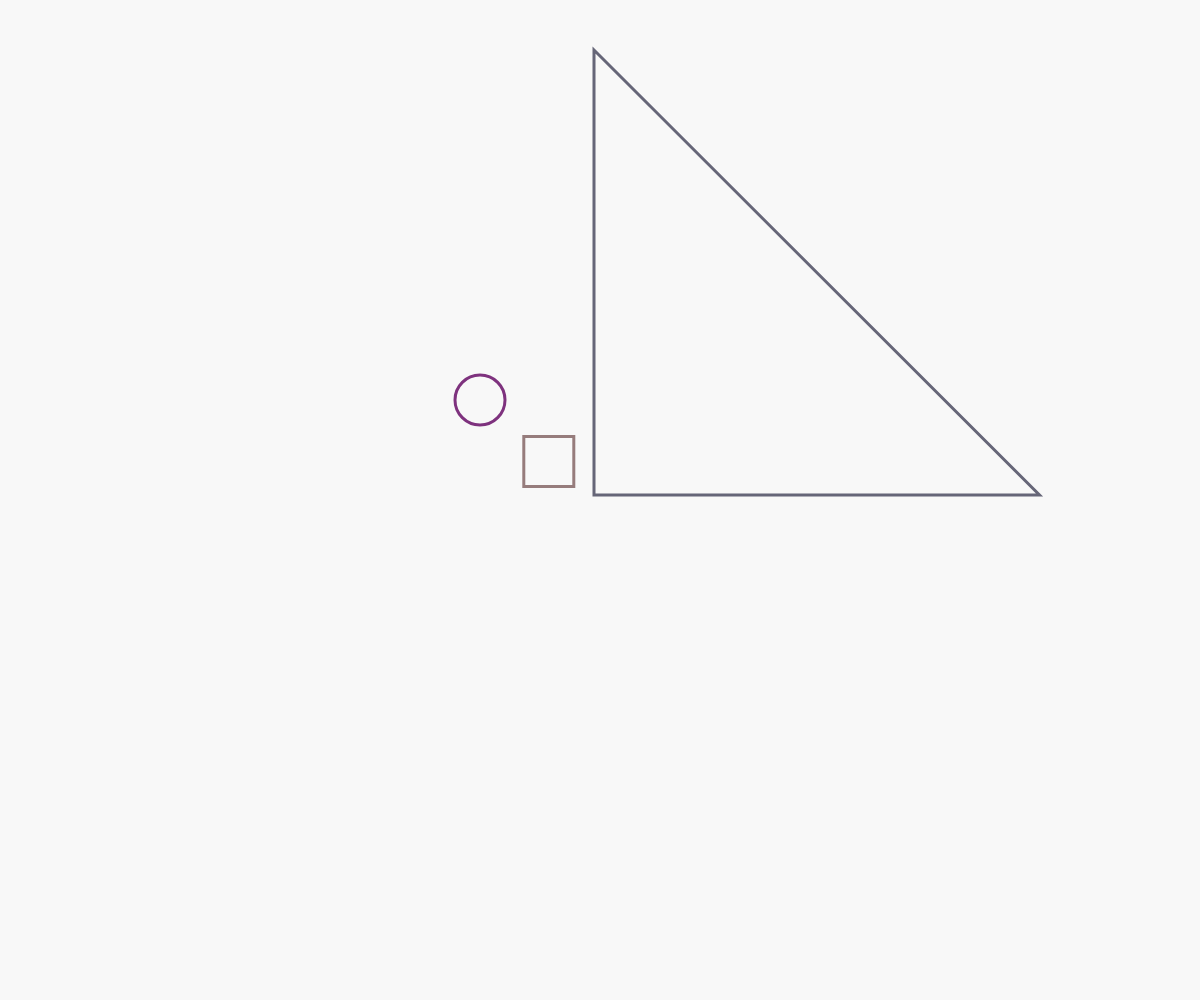
Frame 1 (no input)
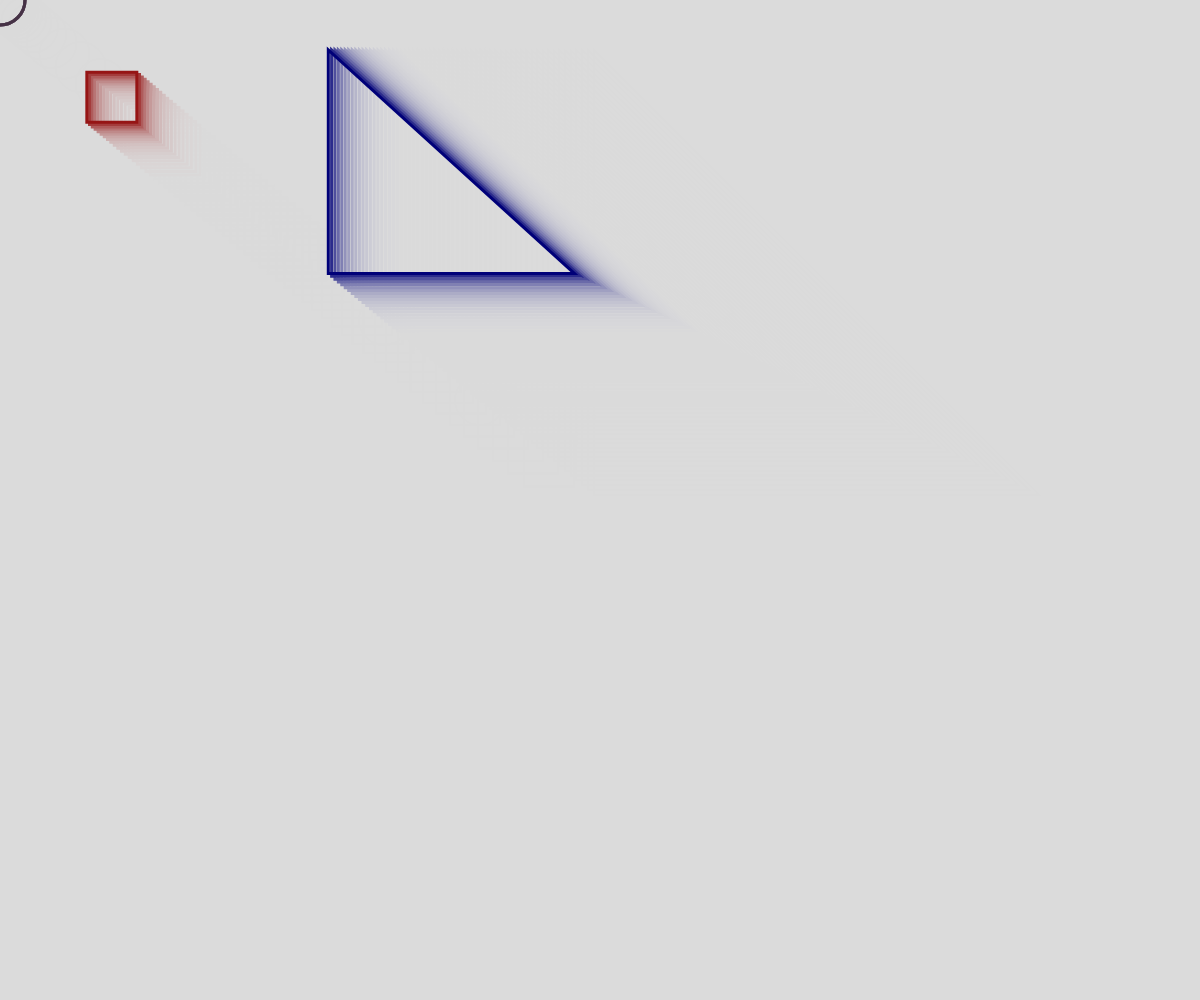
Frame 60 (no input)
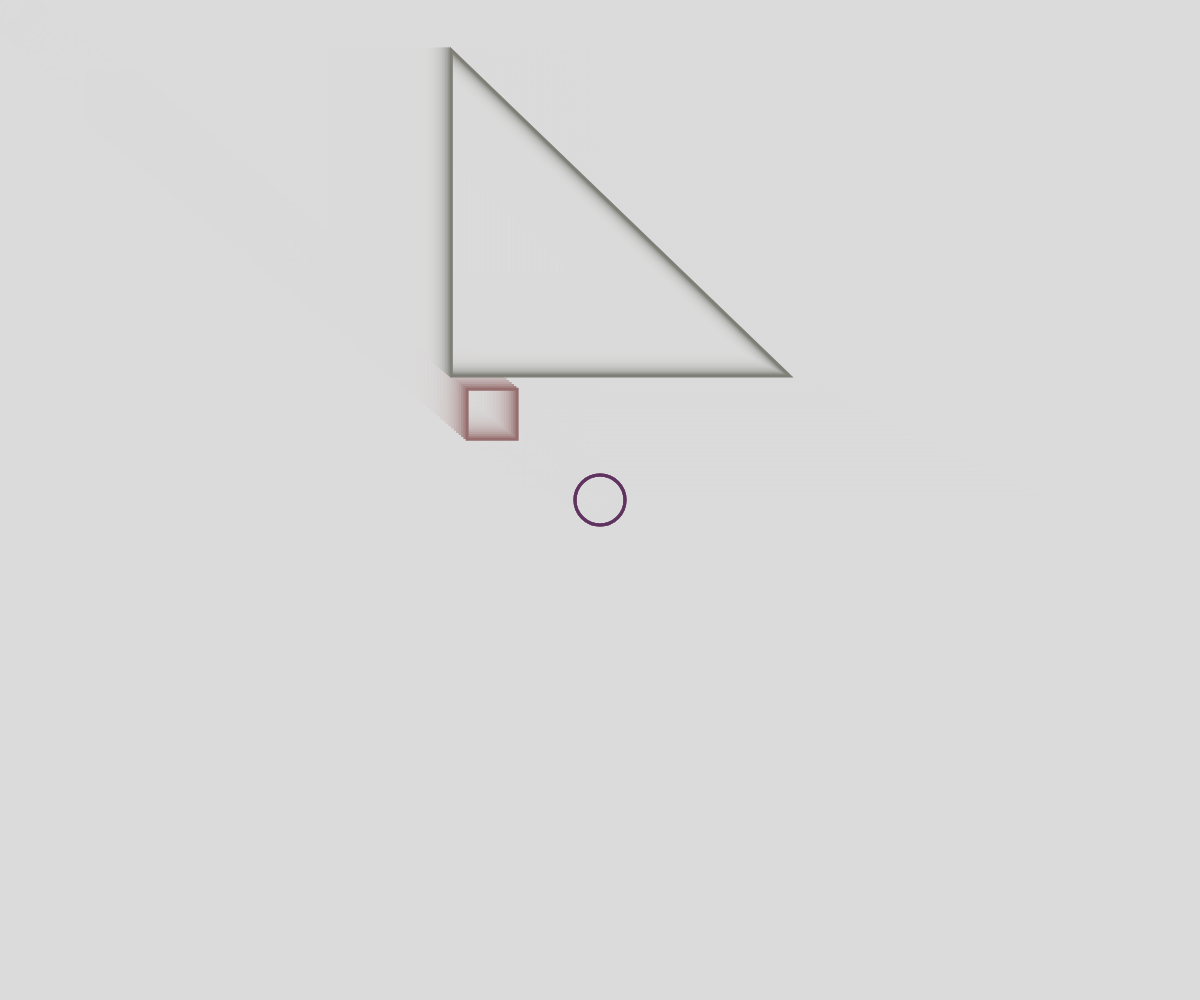
Frame 120 (the mouse pressed at the canvas centre since frame 60)

The p5.js sketch that drew these frames (run headless with seeded random() and noise() and a simulated clock; from frame 60 on, the mouse is pressed at the canvas centre):

// p5.js sketch
// ── sketch.js
// 06 MouseWheel, Map, Lerp
// Adela
// 2/26/2026 
//
// Extra for Experts:
// - describe what you did to take this project "above and beyond"

let cx, cy;
let tx, ty;
let sx, sy;
let diameter = 50;

function setup() {
  createCanvas(windowWidth, windowHeight);
  cx = width/2;   cy = height/2;
  tx = width/2;  ty = height/2;
  sx = width/2;  sy = height/2;
  noFill();
  strokeWeight(3);
}
function mouseWheel(event){
  if(event.delta <0){// up
    diameter += 10;
  }
  else{
    diameter = max(10, diameter-10);
  }
}


function draw() {
  background(220, 50);
  cx = lerp(cx, mouseX, 0.2);
  cy = lerp(cy, mouseY, 0.2);
  tx = lerp(tx, mouseX, 0.01);
  ty = lerp(ty, mouseY, 0.01);
  sx = lerp(sx, mouseX, 0.03);
  sy = lerp(sy, mouseY, 0.03);
  // line(x, y, mouseX, mouseY);

  let r = map(cx, 0, width, 0, 255);
  let g = map(cy, 0, height, 0, 255);
  let b = 120;
  stroke(r,g,b);
  triangle(tx,ty, tx*0.035*diameter,ty, tx, diameter);
  r = map(tx, 0, width, 0, 255);
  g = 50;
  b = map(ty, 0, height, 0, 255);
  stroke(r,g,b);
  circle(cx, cy, diameter);
  r = 150;
  g = map(sx, 0, width, 0, 255);
  b = map(sy, 0, height, 0, 255);
  stroke(r,g,b);
  square(sx*0.9,sy*0.9, diameter);
}
